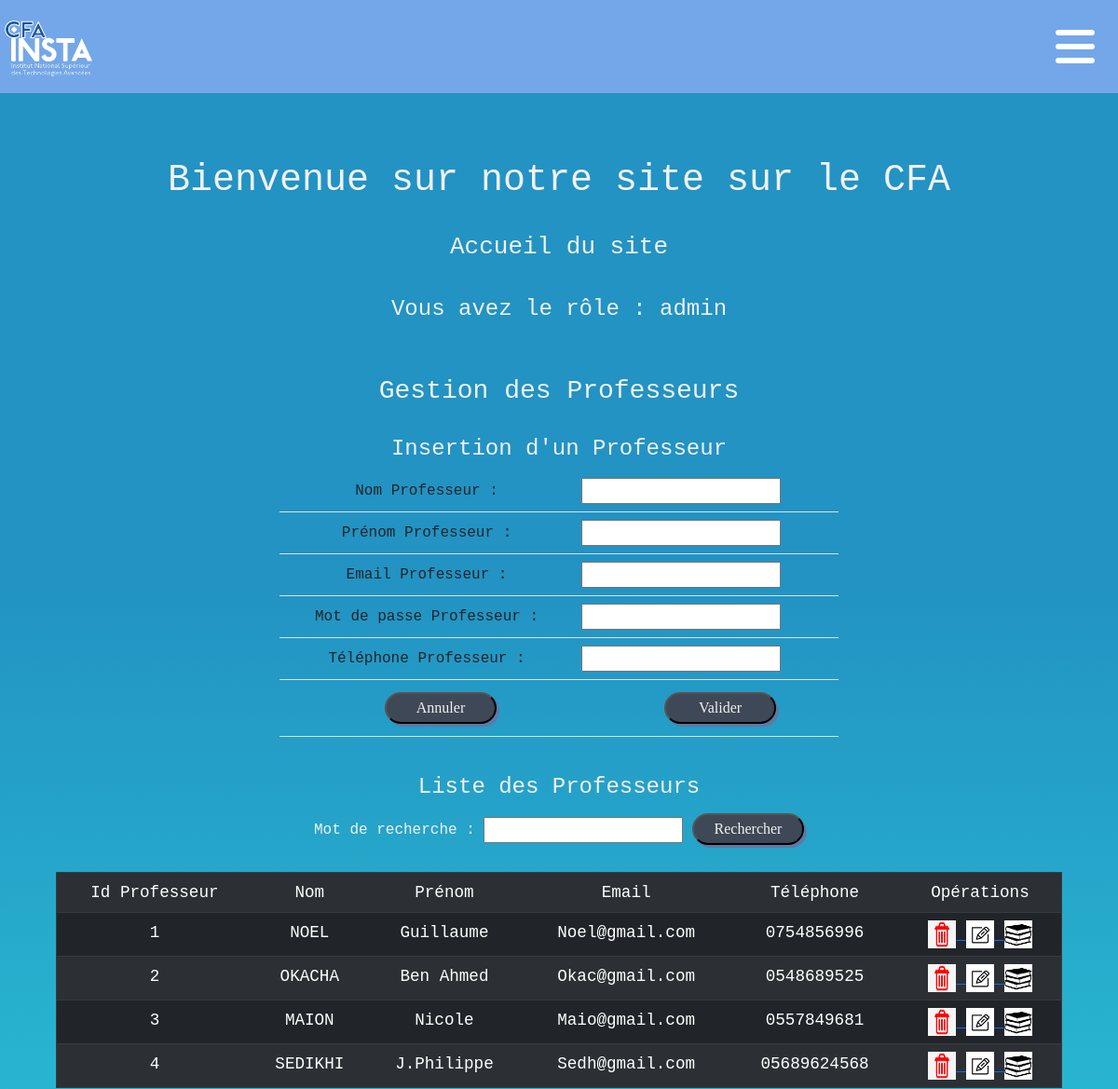
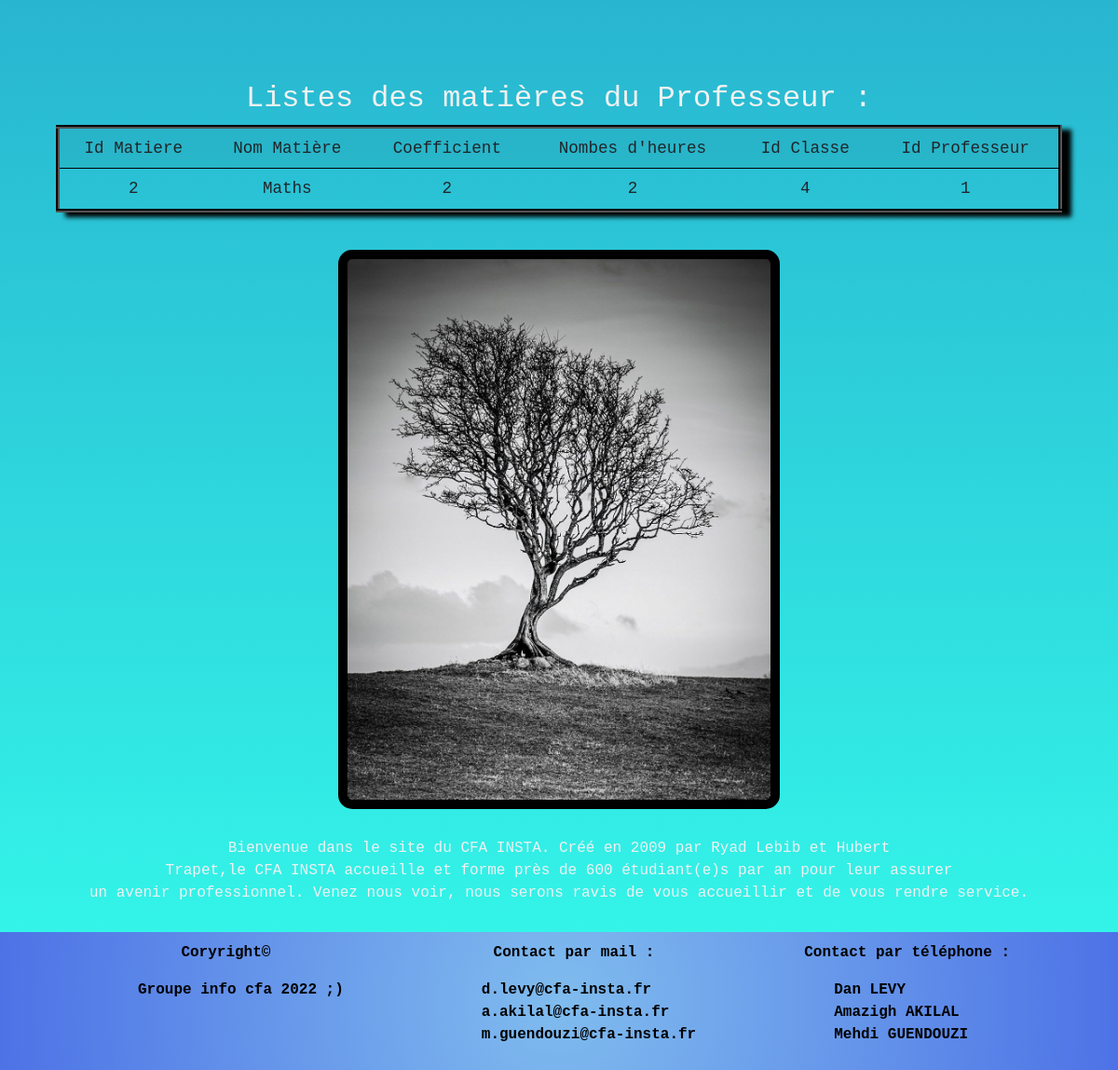
/home.php?page=1&action=matiere&idprofesseur=1 (signed in), run on the app's committed database (2 pictures, top to bottom).
### tables this page shows
create table professeur(
    idprofesseur int(3) not null auto_increment,
    nom varchar(50) not null,
    prenom varchar(50) not null,
    email varchar(50) not null,
    mdp varchar(50) not null,
    tel varchar(50),
    primary key (idprofesseur)
);

create table matiere(
    idmatiere int(3) not null auto_increment,
    nomMatiere varchar(50) not null,
    coef int(2) not null,
    nbHeures int(3) not null,
    idclasse int(3) not null,
    idprofesseur int(3) not null,
    primary key (idmatiere),
    foreign key(idclasse) references classe(idclasse),
    foreign key(idprofesseur) references professeur(idprofesseur)
);

### fonctions/fonctions.php (called while the page is built, shortened)
<?php
     function connexion ()
     {
        $con = mysqli_connect("localhost", "root", "", "groupe_cfa_250");
         return $con;
     }
function selectAllProfesseurs (){
    $requete = "select * from professeur; ";
    $con = connexion();
    if ($con){
        $lesProfesseurs = mysqli_query($con, $requete);
    }
    else{
        return null;
    }
    return $lesProfesseurs;
}
function selectMatieresProfesseurs ($idprofesseur)
    {
        $requete = "select * from matiere where idprofesseur=".$idprofesseur;
        $con = connexion ();
        if ($con)
        {
            $lesMatieres = mysqli_query($con, $requete);
        }
        else
        {
           deconnexion($con);
        }
           return $lesMatieres;
    }
?>

### vues/vue_les_professeurs.php (the view, shortened to what this page needs)
<h4> Liste des Professeurs </h4>
<form method="post" action="">
    Mot de recherche :
    <input type="text" name="mot">
    <input class="boutonP" type="submit" name="Rechercher" value="Rechercher">
</form>
<br />
<div style="width: 90%">
    <table class="table table-hover table-striped table-dark table_inline_flex" border="1">
        <tr>
            <td class="text-center align-midlle"> Id Professeur</td>
            <td class="text-center align-midlle"> Nom</td>
            <td class="text-center align-midlle"> Prénom</td>
            <td class="text-center align-midlle"> Email</td>
            <td class="text-center align-midlle"> Téléphone</td>
            <td class="text-center align-midlle"> Opérations</td>
        </tr>
        <?php
        foreach ($lesProfesseurs as $unProfesseur) {
            echo "<tr>";
            echo "<td class='text-center align-midlle'>" . $unProfesseur['idprofesseur'] . "</td>";
            echo "<td class='text-center align-midlle'>" . $unProfesseur['nom'] . "</td>";
            echo "<td class='text-center align-midlle'>" . $unProfesseur['prenom'] . "</td>";
            echo "<td class='text-center align-midlle'>" . $unProfesseur['email'] . "</td>";
            echo "<td class='text-center align-midlle'>" . $unProfesseur['tel'] . "</td>";
            echo "<td class='text-center align-midlle'>";
             if(isset($_SESSION['email']) and $_SESSION['role'] == "admin"){
            echo "<a href='home.php?page=1&action=sup&idprofesseur=" . $unProfesseur['idprofesseur'] . "'>";
            echo "<img src = 'images/delete.png' height = '30' width = '30'> ";
            echo "</a>";
            echo "<a href='home.php?page=1&action=edit&idprofesseur=" . $unProfesseur['idprofesseur'] . "'>";
            echo "<img src = 'images/edit.png' height = '30' width = '30'> ";
            echo "</a>";
             }
            echo "<a href='home.php?page=1&action=matiere&idprofesseur=" . $unProfesseur['idprofesseur'] . "'>";
            echo "<img src = 'images/matiere.png' height = '30' width = '30' style='object-fit: cover;'> ";
            echo "</a>";
            echo "</td>";
            echo "</tr>";
        }
        ?>
    </table>
</div><br />

### vues/vue_les_matieres_professeurs.php
<div style="width: 90%;">
    <table class="table table-striped table-hover table_inline_flex" border="4" style="box-shadow: 10px 5px 5px black; border-color: black;">
        <tr>
            <td class="font-weight-bold text-center align-midlle"> Id Matiere</td>
            <td class="font-weight-bold text-center align-midlle"> Nom Matière</td>
            <td class="font-weight-bold text-center align-midlle"> Coefficient</td>
            <td class="font-weight-bold text-center align-midlle"> Nombes d'heures</td>
            <td class="font-weight-bold text-center align-midlle"> Id Classe</td>
            <td class="font-weight-bold text-center align-midlle"> Id Professeur</td>
        </tr>
        <?php
        foreach ($lesMatieres as $uneMatiere) {
            echo "<tr>";
            echo "<td class='font-weight-bold text-center align-middle'>" . $uneMatiere['idmatiere'] . "</td>";
            echo "<td class='font-weight-bold text-center align-middle'>" . $uneMatiere['nomMatiere'] . "</td>";
            echo "<td class='font-weight-bold text-center align-middle'>" . $uneMatiere['coef'] . "</td>";
            echo "<td class='font-weight-bold text-center align-middle'>" . $uneMatiere['nbHeures'] . "</td>";
            echo "<td class='font-weight-bold text-center align-middle'>" . $uneMatiere['idclasse'] . "</td>";
            echo "<td class='font-weight-bold text-center align-middle'>" . $uneMatiere['idprofesseur'] . "</td>";
            echo "</tr>";
        }
        ?>
    </table>
</div> <br />

### style1.css (style rules this page uses)
* { margin: 0; padding: 0; }
body { background: linear-gradient(180deg, rgba(34, 147, 195, 1) 27%, rgba(45, 253, 235, 0.9626225490196079) 100%); background-size: cover; color: #F1F1F1; background-repeat: no-repeat; font-family: 'Roboto Mono', monospace; min-width: 360px; height: 100%; }
@media all and (min-width: 1036px) { .table_inline_flex { margin-right: 50px; font-size: 1.1em; } }
.boutonP { margin: 5px 0; border-radius: 30px; font-family: fantasy; background-color: #3F4856; color: #F1F1F1; width: 120px; padding: 3px; box-shadow: 3px 3px #5D79A5; }

### data on the page
professeur: idprofesseur "1", nom "NOEL", prenom "Guillaume", email "Noel@gmail.com", tel "0754856996"
professeur: idprofesseur "2", nom "OKACHA", prenom "Ben Ahmed", email "Okac@gmail.com", tel "0548689525"
professeur: idprofesseur "3", nom "MAION", prenom "Nicole", email "Maio@gmail.com", tel "0557849681"
professeur: idprofesseur "4", nom "SEDIKHI", prenom "J.Philippe", email "Sedh@gmail.com", tel "05689624568"
matiere: idmatiere "2", nomMatiere "Maths", coef "2", nbHeures "2", idclasse "4", idprofesseur "1"

### other printed values
$_SESSION['role'] "admin"
